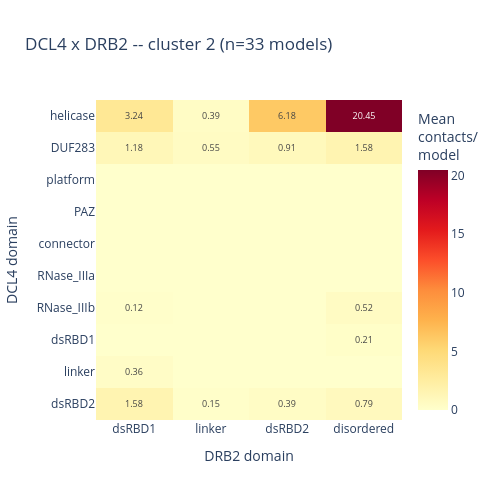
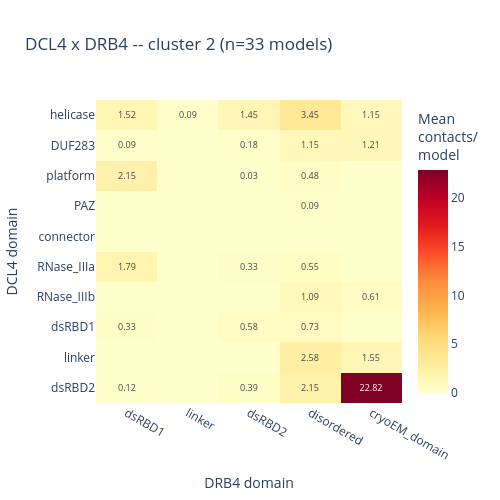

Here is the notebook cell these charts were saved with, in order:
### Markdown cell above
### Cluster 2

### Code cell
c = 2
sub_c = df[df["cluster"] == c]
n_c = cluster_n_models.get(c, 0)
print(f"cluster {c}: {n_c} model(s)")

for lig in COUPLES:
    couple_heatmap(
        sub_c, lig, n_c,
        f"DCL4 x {LIGAND_CHAIN_NAMES[lig]} -- cluster {c} (n={n_c} models)",
        f"dcl4_{LIGAND_CHAIN_NAMES[lig].lower()}_heatmap_cluster2.html",
        subdir="per_cluster",
    )

### Figure 1 — Plotly figure (JSON) as saved in the notebook; plotly's stock layout.template omitted (floating-point values rounded to 4 significant figures)
{"data": [{"colorbar": {"title": {"text": "Mean<br>contacts/<br>model"}}, "colorscale": [[0, "rgb(255,255,204)"], [0.125, "rgb(255,237,160)"], [0.25, "rgb(254,217,118)"], [0.375, "rgb(254,178,76)"], [0.5, "rgb(253,141,60)"], [0.625, "rgb(252,78,42)"], [0.75, "rgb(227,26,28)"], [0.875, "rgb(189,0,38)"], [1, "rgb(128,0,38)"]], "hovertemplate": "DCL4 domain: %{y}<br>DRB2 domain: %{x}<br>%{z:.3f} contacts/model<extra></extra>", "text": [["3.24", "0.39", "6.18", "20.45"], ["1.18", "0.55", "0.91", "1.58"], ["", "", "", ""], ["", "", "", ""], ["", "", "", ""], ["", "", "", ""], ["0.12", "", "", "0.52"], ["", "", "", "0.21"], ["0.36", "", "", ""], ["1.58", "0.15", "0.39", "0.79"]], "textfont": {"size": 9}, "texttemplate": "%{text}", "type": "heatmap", "x": ["dsRBD1", "linker", "dsRBD2", "disordered"], "y": ["helicase", "DUF283", "platform", "PAZ", "connector", "RNase_IIIa", "RNase_IIIb", "dsRBD1", "linker", "dsRBD2"], "z": [[3.242, 0.3939, 6.182, 20.45], [1.182, 0.5455, 0.9091, 1.576], [0.0, 0.0, 0.0, 0.0], [0.0, 0.0, 0.0, 0.0], [0.0, 0.0, 0.0, 0.0], [0.0, 0.0, 0.0, 0.0], [0.1212, 0.0, 0.0, 0.5152], [0.0, 0.0, 0.0, 0.2121], [0.3636, 0.0, 0.0, 0.0], [1.576, 0.1515, 0.3939, 0.7879]]}], "layout": {"height": 500, "title": {"text": "DCL4 x DRB2 -- cluster 2 (n=33 models)"}, "width": 500, "xaxis": {"title": {"text": "DRB2 domain"}}, "yaxis": {"autorange": "reversed", "title": {"text": "DCL4 domain"}}}}

### Figure 2 — Plotly figure (JSON) as saved in the notebook; plotly's stock layout.template omitted (floating-point values rounded to 4 significant figures)
{"data": [{"colorbar": {"title": {"text": "Mean<br>contacts/<br>model"}}, "colorscale": [[0, "rgb(255,255,204)"], [0.125, "rgb(255,237,160)"], [0.25, "rgb(254,217,118)"], [0.375, "rgb(254,178,76)"], [0.5, "rgb(253,141,60)"], [0.625, "rgb(252,78,42)"], [0.75, "rgb(227,26,28)"], [0.875, "rgb(189,0,38)"], [1, "rgb(128,0,38)"]], "hovertemplate": "DCL4 domain: %{y}<br>DRB4 domain: %{x}<br>%{z:.3f} contacts/model<extra></extra>", "text": [["1.52", "0.09", "1.45", "3.45", "1.15"], ["0.09", "", "0.18", "1.15", "1.21"], ["2.15", "", "0.03", "0.48", ""], ["", "", "", "0.09", ""], ["", "", "", "", ""], ["1.79", "", "0.33", "0.55", ""], ["", "", "", "1.09", "0.61"], ["0.33", "", "0.58", "0.73", ""], ["", "", "", "2.58", "1.55"], ["0.12", "", "0.39", "2.15", "22.82"]], "textfont": {"size": 9}, "texttemplate": "%{text}", "type": "heatmap", "x": ["dsRBD1", "linker", "dsRBD2", "disordered", "cryoEM_domain"], "y": ["helicase", "DUF283", "platform", "PAZ", "connector", "RNase_IIIa", "RNase_IIIb", "dsRBD1", "linker", "dsRBD2"], "z": [[1.515, 0.09091, 1.455, 3.455, 1.152], [0.09091, 0.0, 0.1818, 1.152, 1.212], [2.152, 0.0, 0.0303, 0.4848, 0.0], [0.0, 0.0, 0.0, 0.09091, 0.0], [0.0, 0.0, 0.0, 0.0, 0.0], [1.788, 0.0, 0.3333, 0.5455, 0.0], [0.0, 0.0, 0.0, 1.091, 0.6061], [0.3333, 0.0, 0.5758, 0.7273, 0.0], [0.0, 0.0, 0.0, 2.576, 1.545], [0.1212, 0.0, 0.3939, 2.152, 22.82]]}], "layout": {"height": 500, "title": {"text": "DCL4 x DRB4 -- cluster 2 (n=33 models)"}, "width": 500, "xaxis": {"title": {"text": "DRB4 domain"}}, "yaxis": {"autorange": "reversed", "title": {"text": "DCL4 domain"}}}}
